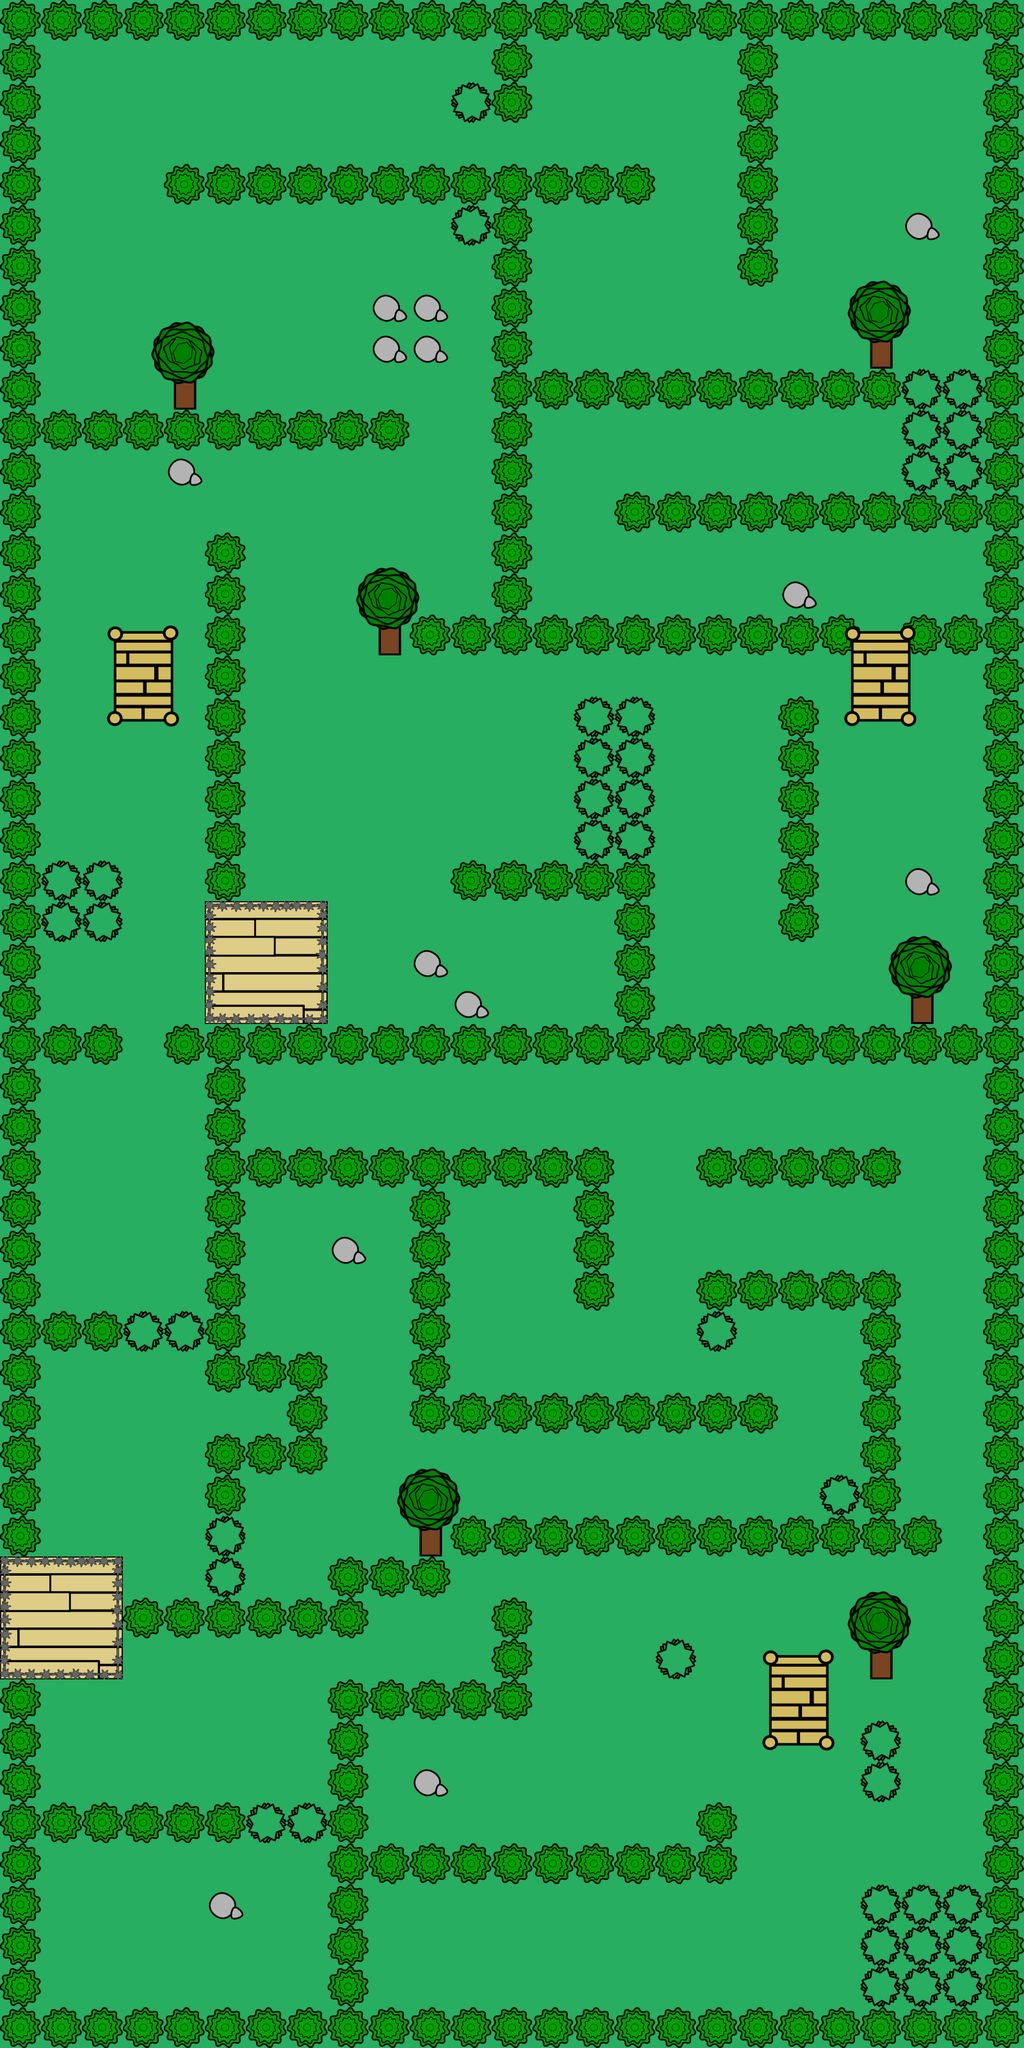

A level layout from a 2D game, rendered from its tile map. Below: a short description, then the map file with tile-grid data replaced by summaries:
An orthogonal 25x50 tile map with 64x64 px tiles, 5 tile layers (-3, -2, -1, 0, ...), 21 tilesets and 151 objects (13x samourai, 9x archersamourai, 5x key, 5x lock, 5x arrow, ...).

<map version="1.2" tiledversion="1.3.0" orientation="orthogonal" renderorder="right-down" compressionlevel="0" width="25" height="50" tilewidth="64" tileheight="64" infinite="0" nextlayerid="22" nextobjectid="231">
 <properties>
  <property name="weather" value="ClearWeather" />
 </properties>
 <tileset firstgid="1" name="floor" tilewidth="64" tileheight="64" tilecount="1" columns="0">
  <grid orientation="orthogonal" width="1" height="1" />
  <tile id="0">
   <image width="64" height="64" source="../sprite/floor.png" />
  </tile>
 </tileset>
 <tileset firstgid="2" name="water" tilewidth="64" tileheight="64" tilecount="1" columns="0">
  <grid orientation="orthogonal" width="1" height="1" />
  <tile id="0">
   <image width="64" height="64" source="../sprite/water.png" />
  </tile>
 </tileset>
 <tileset firstgid="3" name="stone" tilewidth="64" tileheight="64" tilecount="1" columns="0">
  <grid orientation="orthogonal" width="1" height="1" />
  <tile id="0">
   <image width="64" height="64" source="../sprite/stone.png" />
  </tile>
 </tileset>
 <tileset firstgid="4" name="bush" tilewidth="64" tileheight="64" tilecount="1" columns="0">
  <grid orientation="orthogonal" width="1" height="1" />
  <tile id="0">
   <image width="64" height="64" source="../sprite/bush.png" />
  </tile>
 </tileset>
 <tileset firstgid="5" name="samourai" tilewidth="64" tileheight="64" tilecount="1" columns="0">
  <grid orientation="orthogonal" width="1" height="1" />
  <tile id="0">
   <image width="64" height="64" source="../sprite/samourai.png" />
  </tile>
 </tileset>
 <tileset firstgid="6" name="player" tilewidth="64" tileheight="64" tilecount="1" columns="0">
  <grid orientation="orthogonal" width="1" height="1" />
  <tile id="0">
   <image width="64" height="64" source="../sprite/player.png" />
  </tile>
 </tileset>
 <tileset firstgid="7" name="archersamourai" tilewidth="64" tileheight="64" tilecount="1" columns="0">
  <grid orientation="orthogonal" width="1" height="1" />
  <tile id="0">
   <image width="64" height="64" source="../sprite/archersamourai.png" />
  </tile>
 </tileset>
 <tileset firstgid="8" name="key" tilewidth="64" tileheight="64" tilecount="1" columns="0">
  <grid orientation="orthogonal" width="1" height="1" />
  <tile id="0">
   <image width="64" height="64" source="../sprite/key.png" />
  </tile>
 </tileset>
 <tileset firstgid="9" name="lock" tilewidth="64" tileheight="64" tilecount="1" columns="0">
  <grid orientation="orthogonal" width="1" height="1" />
  <tile id="0">
   <image width="64" height="64" source="../sprite/lock.png" />
  </tile>
 </tileset>
 <tileset firstgid="10" name="hideout" tilewidth="64" tileheight="64" tilecount="1" columns="0">
  <grid orientation="orthogonal" width="1" height="1" />
  <tile id="0">
   <image width="64" height="64" source="../sprite/hideout.png" />
  </tile>
 </tileset>
 <tileset firstgid="11" name="turret" tilewidth="192" tileheight="192" tilecount="1" columns="1">
  <image source="../sprite/turret.png" width="192" height="192" />
 </tileset>
 <tileset firstgid="12" name="bridge" tilewidth="192" tileheight="192" tilecount="1" columns="1">
  <image source="../sprite/bridge.png" width="192" height="192" />
 </tileset>
 <tileset firstgid="13" name="help" tilewidth="64" tileheight="64" tilecount="1" columns="0">
  <grid orientation="orthogonal" width="1" height="1" />
  <tile id="0">
   <image width="64" height="64" source="../sprite/help.png" />
  </tile>
 </tileset>
 <tileset firstgid="14" name="arrow_to_get" tilewidth="64" tileheight="64" tilecount="1" columns="1">
  <image source="../sprite/arrow_to_get.png" width="64" height="64" />
 </tileset>
 <tileset firstgid="15" name="grass1" tilewidth="64" tileheight="64" tilecount="1" columns="1">
  <image source="../sprite/grass1.png" width="64" height="64" />
 </tileset>
 <tileset firstgid="16" name="grass2" tilewidth="64" tileheight="64" tilecount="1" columns="1">
  <image source="../sprite/grass2.png" width="64" height="64" />
 </tileset>
 <tileset firstgid="17" name="grass3" tilewidth="64" tileheight="64" tilecount="1" columns="1">
  <image source="../sprite/grass3.png" width="64" height="64" />
 </tileset>
 <tileset firstgid="18" name="firecamp" tilewidth="64" tileheight="64" tilecount="1" columns="0">
  <grid orientation="orthogonal" width="1" height="1" />
  <tile id="0">
   <image width="64" height="64" source="../sprite/firecamp.png" />
  </tile>
 </tileset>
 <tileset firstgid="19" name="trunk" tilewidth="64" tileheight="64" tilecount="1" columns="1">
  <image source="../sprite/trunk.png" width="64" height="64" />
 </tileset>
 <tileset firstgid="20" name="leaf" tilewidth="192" tileheight="192" tilecount="1" columns="1">
  <image source="../sprite/leaf.png" width="192" height="192" />
 </tileset>
 <tileset firstgid="21" name="trap-paralyzed" tilewidth="64" tileheight="64" tilecount="1" columns="0">
  <grid orientation="orthogonal" width="1" height="1" />
  <tile id="0">
   <image width="64" height="64" source="../sprite/trap-paralyzed.png" />
  </tile>
 </tileset>
 <layer id="14" name="-3" width="25" height="50">
  <data>[1250 cells, 1250 non-empty, 1 distinct tile ids]</data>
 </layer>
 <layer id="15" name="-2" width="25" height="50">
  <data>[1250 cells, 13 non-empty, 1 distinct tile ids]</data>
 </layer>
 <layer id="16" name="-1" width="25" height="50">
  <data>[1250 cells, 0 non-empty, 0 distinct tile ids]</data>
 </layer>
 <objectgroup id="21" name="water">
  <object id="39" gid="2" x="832" y="2688" width="64" height="64" />
  <object id="40" gid="2" x="896" y="2688" width="64" height="64" />
  <object id="41" gid="2" x="960" y="2688" width="64" height="64" />
  <object id="42" gid="2" x="1024" y="2688" width="64" height="64" />
  <object id="43" gid="2" x="1088" y="2688" width="64" height="64" />
  <object id="44" gid="2" x="1152" y="2688" width="64" height="64" />
  <object id="46" gid="2" x="1280" y="2688" width="64" height="64" />
  <object id="47" gid="2" x="1344" y="2688" width="64" height="64" />
  <object id="92" gid="2" x="1408" y="2688" width="64" height="64" />
  <object id="93" gid="2" x="1472" y="2688" width="64" height="64" />
  <object id="185" gid="2" x="64" y="1088" width="64" height="64" />
  <object id="186" gid="2" x="128" y="1088" width="64" height="64" />
  <object id="188" gid="2" x="256" y="1088" width="64" height="64" />
  <object id="189" gid="2" x="320" y="1088" width="64" height="64" />
  <object id="190" gid="2" x="384" y="1088" width="64" height="64" />
  <object id="191" gid="2" x="448" y="1088" width="64" height="64" />
  <object id="192" gid="2" x="512" y="1088" width="64" height="64" />
  <object id="193" gid="2" x="576" y="1088" width="64" height="64" />
  <object id="194" gid="2" x="640" y="1088" width="64" height="64" />
  <object id="195" gid="2" x="704" y="1088" width="64" height="64" />
  <object id="196" gid="2" x="768" y="1088" width="64" height="64" />
  <object id="197" gid="2" x="832" y="1088" width="64" height="64" />
  <object id="198" gid="2" x="896" y="1088" width="64" height="64" />
  <object id="199" gid="2" x="960" y="1088" width="64" height="64" />
  <object id="200" gid="2" x="1024" y="1088" width="64" height="64" />
  <object id="201" gid="2" x="1088" y="1088" width="64" height="64" />
  </objectgroup>
 <layer id="17" name="0" width="25" height="50">
  <data>[1250 cells, 353 non-empty, 4 distinct tile ids]</data>
 </layer>
 <layer id="18" name="1" width="25" height="50">
  <data>[1250 cells, 70 non-empty, 3 distinct tile ids]</data>
 </layer>
 <objectgroup id="6" name="entite">
  <!-- 120 objects omitted --></objectgroup>
 <objectgroup id="5" name="physique">
  <!-- 75 objects omitted --></objectgroup>
 <objectgroup id="20" name="move_physique" visible="0">
  <!-- 26 objects omitted --></objectgroup>
 <objectgroup id="19" name="light_physique">
  <!-- 19 objects omitted --></objectgroup>
</map>
<!-- 125 of 151 objects omitted -->
